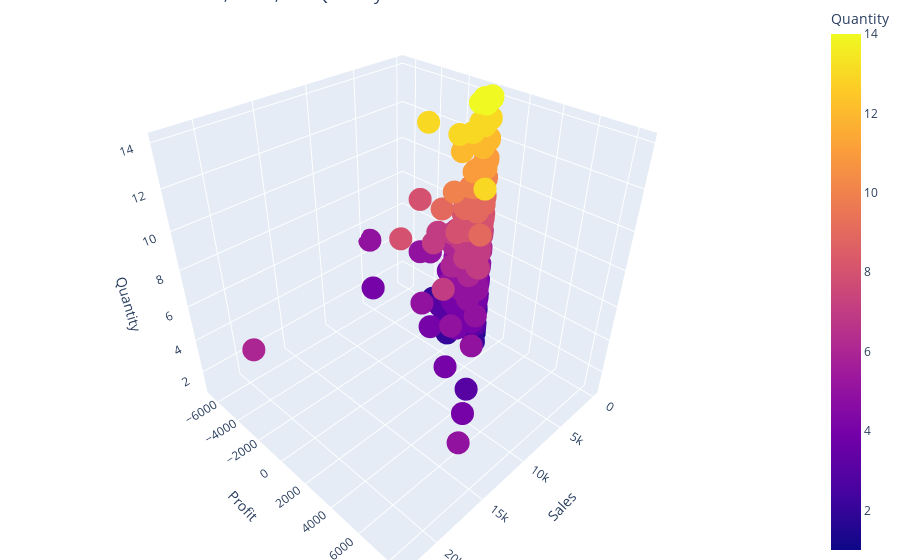

Notebook cell for this chart:
### Code cell
# 3D Scatter Plot with Plotly
scatter_plot = px.scatter_3d(df, x='Sales', y='Profit', z='Quantity', color='Quantity',
                             title='3D Scatter Plot of Sales, Profit, and Quantity')
scatter_plot.update_layout(margin=dict(l=0, r=0, b=0, t=0))
scatter_plot.show()

### Figure 1 — Plotly figure (JSON) as saved in the notebook; plotly's stock layout.template omitted (floating-point values rounded to 4 significant figures; data arrays with more than 128 entries replaced by an {"elided": "..."} marker saying what was removed)
{"data": [{"hovertemplate": "Sales=%{x}<br>Profit=%{y}<br>Quantity=%{marker.color}<extra></extra>", "legendgroup": "", "marker": {"color": {"elided": "9977 int values"}, "coloraxis": "coloraxis", "symbol": "circle"}, "mode": "markers", "name": "", "scene": "scene", "showlegend": false, "type": "scatter3d", "x": {"elided": "9977 float values"}, "y": {"elided": "9977 float values"}, "z": {"elided": "9977 int values"}}], "layout": {"autosize": true, "coloraxis": {"colorbar": {"title": {"text": "Quantity"}}, "colorscale": [[0, "#0d0887"], [0.1111, "#46039f"], [0.2222, "#7201a8"], [0.3333, "#9c179e"], [0.4444, "#bd3786"], [0.5556, "#d8576b"], [0.6667, "#ed7953"], [0.7778, "#fb9f3a"], [0.8889, "#fdca26"], [1, "#f0f921"]]}, "legend": {"tracegroupgap": 0}, "margin": {"b": 0, "l": 0, "r": 0, "t": 0}, "scene": {"aspectmode": "auto", "aspectratio": {"x": 1, "y": 1, "z": 1}, "domain": {"x": [0, 1], "y": [0, 1]}, "xaxis": {"title": {"text": "Sales"}, "type": "linear"}, "yaxis": {"title": {"text": "Profit"}, "type": "linear"}, "zaxis": {"title": {"text": "Quantity"}, "type": "linear"}}, "title": {"text": "3D Scatter Plot of Sales, Profit, and Quantity"}}}
